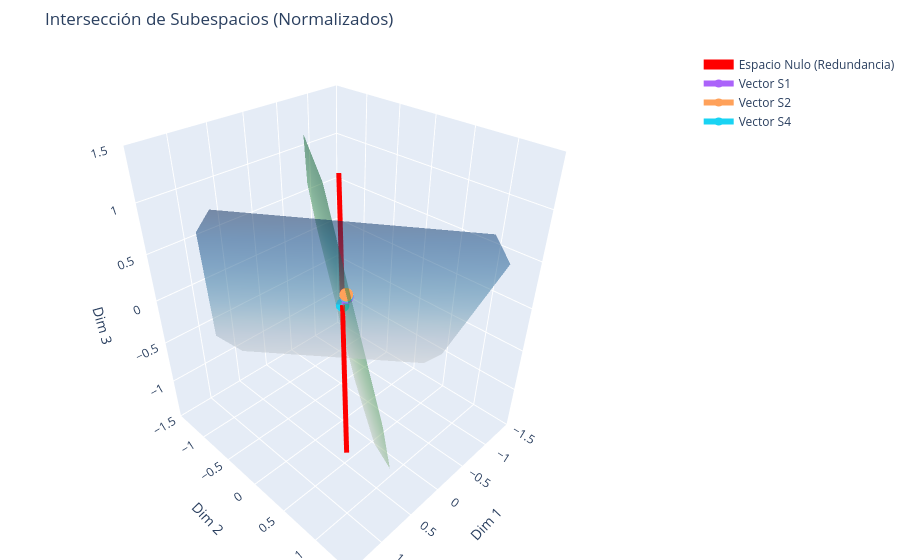

This figure's notebook cell:
### Markdown cell above
El problema principal en la visualización anterior es la **escala**. Los valores de tus sensores (20, 30, 50) están muy lejos del origen y son muy similares entre sí, lo que hace que los planos se vean casi pegados o fuera de foco.

Para que se "visualicen bien", aplicaremos tres mejoras:
1.  **Centrado en el Origen:** Restaremos la media o usaremos valores normalizados para que los planos intersecten claramente en $(0,0,0)$.
2.  **Transparencia Diferenciada:** Usaremos colores con alto contraste y ajustaremos los rangos de las mallas (`u, v`) para que los planos "crucen" entre sí.
3.  **Vectores Unitarios:** Graficaremos las **bases** de los espacios en lugar de los datos crudos para entender la estructura.

### Code cell
import plotly.graph_objects as go
import numpy as np
from scipy.linalg import null_space, svd

# 1. Datos originales y Matriz A
v1 = np.array([20.5, 21.0, 19.8])
v2 = np.array([30.1, 30.5, 30.0])
v4 = v1 + v2  # Redundancia S4 = S1 + S2
A = np.array([v1, v2, v4]).T

# 2. Obtener Bases Ortonormales para mejor visualización (usando SVD)
# Esto asegura que los planos se vean "limpios" y centrados
U, S, Vt = svd(A)
basis_col = U[:, :2]  # Dos primeras columnas de U generan el Espacio Columna
basis_row = Vt[:2, :].T # Dos primeras filas de Vt generan el Espacio Fila
ns = null_space(A)    # Espacio Nulo

# 3. Crear mallas para los planos (Rango extendido para que se crucen)
lim = 1.5
u, v = np.mgrid[-lim:lim:10j, -lim:lim:10j]

# Plano Espacio Columna: x = u*c1 + v*c2
x_col = u*basis_col[0,0] + v*basis_col[0,1]
y_col = u*basis_col[1,0] + v*basis_col[1,1]
z_col = u*basis_col[2,0] + v*basis_col[2,1]

# Plano Espacio Fila: x = u*r1 + v*r2
x_row = u*basis_row[0,0] + v*basis_row[0,1]
y_row = u*basis_row[1,0] + v*basis_row[1,1]
z_row = u*basis_row[2,0] + v*basis_row[2,1]

# Línea Espacio Nulo
t = np.linspace(-lim, lim, 50)
x_null, y_null, z_null = t*ns[0,0], t*ns[1,0], t*ns[2,0]

# 4. Construcción de la figura
fig = go.Figure()

# Espacio Columna (Verde)
fig.add_trace(go.Surface(x=x_col, y=y_col, z=z_col, opacity=0.5, colorscale='Greens', 
                         showscale=False, name='Espacio Columna (Resultados)'))

# Espacio Fila (Azul)
fig.add_trace(go.Surface(x=x_row, y=y_row, z=z_row, opacity=0.5, colorscale='Blues', 
                         showscale=False, name='Espacio Fila (Configuraciones)'))

# Espacio Nulo (Línea Roja para resaltar)
fig.add_trace(go.Scatter3d(x=x_null, y=y_null, z=z_null, mode='lines', 
                           line=dict(color='red', width=10), name='Espacio Nulo (Redundancia)'))

# Vectores originales (Normalizados para que quepan en la vista)
for i, (vec, name) in enumerate(zip([v1, v2, v4], ['S1', 'S2', 'S4'])):
    v_norm = vec / np.linalg.norm(vec) # Normalizamos solo para la foto
    fig.add_trace(go.Scatter3d(x=[0, v_norm[0]], y=[0, v_norm[1]], z=[0, v_norm[2]], 
                               mode='lines+markers', line=dict(width=6), name=f'Vector {name}'))

# Configuración de los ejes para que se vea como un cubo equilibrado
fig.update_layout(
    title="Intersección de Subespacios (Normalizados)",
    scene=dict(
        xaxis=dict(range=[-lim, lim]),
        yaxis=dict(range=[-lim, lim]),
        zaxis=dict(range=[-lim, lim]),
        xaxis_title='Dim 1', yaxis_title='Dim 2', zaxis_title='Dim 3'
    ),
    margin=dict(l=0, r=0, b=0, t=50)
)

fig.show()
